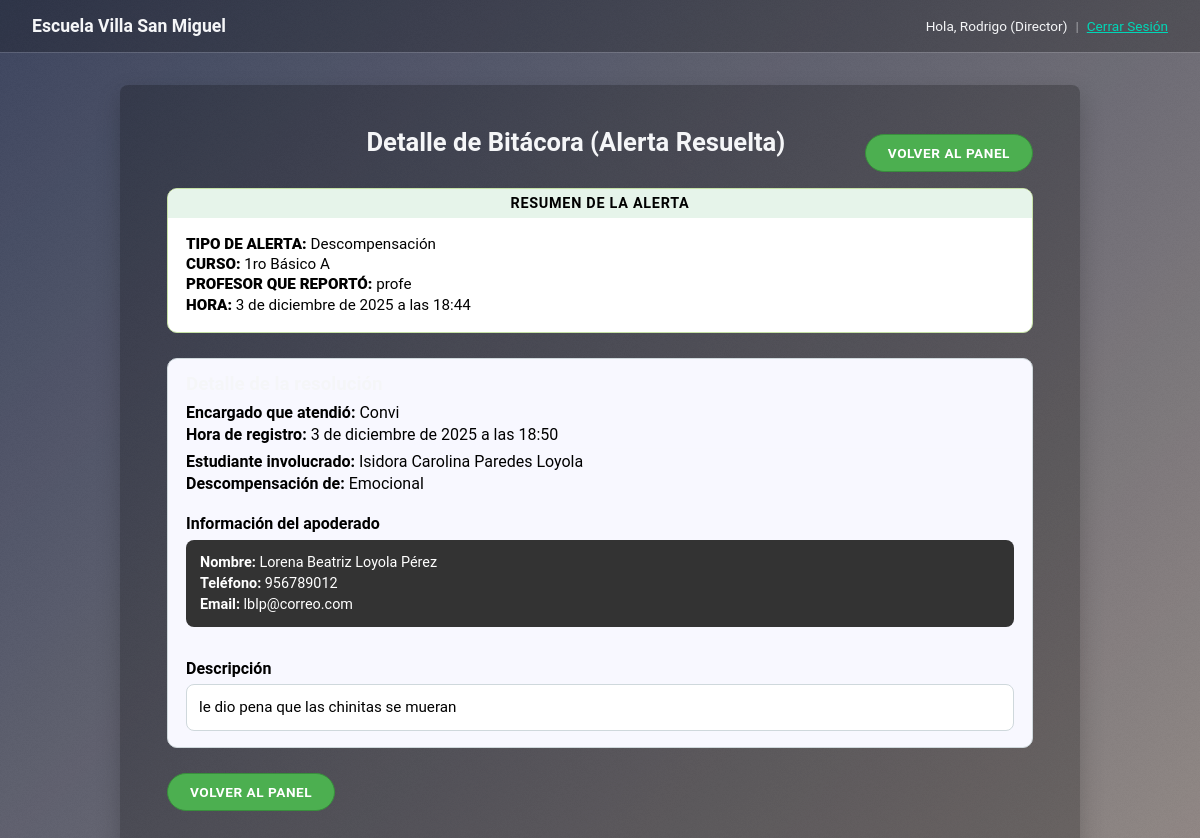
The app's page /alerta/70/bitacora/ (signed in) with its own data.
### core/models.py (models this page shows, shortened)
class Perfil(models.Model):
    ROLES = [
        ('profesor', 'Profesor'),
        ('convivencia', 'Convivencia Escolar'),
        ('utp', 'UTP'),
        ('inspectoria', 'Inspectoría General'),
        ('director', 'Director'),
    ]
    usuario = models.OneToOneField(User, on_delete=models.CASCADE)
    rol = models.CharField(max_length=20, choices=ROLES)
    rut = models.CharField(max_length=12, unique=True, null=True, blank=True, verbose_name="RUT (sin puntos, con guión)")

class BitacoraIncidente(models.Model):
    SUBTIPO = [
        ('emocional', 'Emocional'),
        ('convivencia', 'Convivencia'),
    ]
    alerta_asociada = models.OneToOneField(Alerta, on_delete=models.CASCADE)
    estudiante = models.ForeignKey(Estudiante, on_delete=models.SET_NULL, null=True, blank=True)
    subtipo_descompensacion = models.CharField(
        max_length=20,
        choices=SUBTIPO,
        null=True,
        blank=True,
        verbose_name="Subtipo de Descompensación"
    )
    descripcion_suceso = models.TextField(verbose_name="Descripción de lo sucedido")
    hora_registro = models.DateTimeField(auto_now_add=True)

class Alerta(models.Model):
    TIPO_ALERTA = [
        ('descompensacion', 'Descompensación'),
        ('tecnico', 'Apoyo Técnico'),
        ('disciplinario', 'Disciplinario'),
        ('salud', 'Salud'),
        ('sos', 'SOS'),
        ('asistencia', 'Asistencia menor al 85%'),
    ]
    ESTADO_ALERTA = [
        ('pendiente', 'Pendiente'),
        ('en_curso', 'En Curso'),
        ('resuelta', 'Resuelta'),
    ]
    creada_por = models.ForeignKey(User, on_delete=models.SET_NULL, null=True, blank=True, related_name="alertas_creadas")
    tiempo_creacion = models.DateTimeField(auto_now_add=True)
    tipo = models.CharField(max_length=20, choices=TIPO_ALERTA)
    estado = models.CharField(max_length=15, choices=ESTADO_ALERTA, default='pendiente')
    curso = models.ForeignKey(Curso, on_delete=models.PROTECT, null=True)
    estudiante_implicado = models.ForeignKey(Estudiante, on_delete=models.SET_NULL, null=True, blank=True)
    atendida_por = models.ForeignKey(User, on_delete=models.SET_NULL, null=True, blank=True, related_name="alertas_atendidas")
    descripcion_profesor = models.TextField(blank=True, null=True, verbose_name="Descripción del profesor")
    tiempo_aceptacion = models.DateTimeField(null=True, blank=True)

class Curso(models.Model):
    nombre = models.CharField(max_length=100)
    profesores = models.ManyToManyField(
        User,
        related_name="cursos",
        blank=True,
        limit_choices_to={'perfil__rol': 'profesor'}
    )

class Estudiante(models.Model):
    nombres = models.CharField(max_length=255)
    apellidos = models.CharField(max_length=255)
    rut = models.CharField(max_length=12, unique=True)
    curso = models.ForeignKey(Curso, on_delete=models.PROTECT, related_name="estudiantes")
    nombre_apoderado = models.CharField(max_length=255, blank=True, null=True)
    telefono_apoderado = models.CharField(max_length=15, blank=True, null=True)
    email_apoderado = models.EmailField(blank=True, null=True)
    @property
    def nombre_completo(self):
        return f"{self.nombres} {self.apellidos}"

### core/views.py (the view)
# urls.py: path('alerta/<int:alerta_id>/bitacora/', views.ver_bitacora, name='ver_bitacora'),
@login_required
def ver_bitacora(request, alerta_id):
    bitacora = get_object_or_404(BitacoraIncidente, alerta_asociada_id=alerta_id)
    rol = request.user.perfil.rol
    tipo_alerta = bitacora.alerta_asociada.tipo
    usuario_autorizado = False
    if rol == 'convivencia' and tipo_alerta == 'descompensacion':
        usuario_autorizado = True
    elif rol == 'utp' and tipo_alerta == 'tecnico':
        usuario_autorizado = True
    elif rol == 'inspectoria' and tipo_alerta in ['disciplinario', 'salud', 'sos']:
        usuario_autorizado = True
    elif rol == 'director':
        usuario_autorizado = True
    if not usuario_autorizado:
        return redirect('panel_gestion')
    context = {
        'bitacora': bitacora
    }
    return render(request, 'core/ver_bitacora.html', context)

### core/authentication.py (called while the page is built)
    def get_user(self, user_id):
        try:
            return User.objects.get(pk=user_id)
        except User.DoesNotExist:
            return None

### core/templates/core/ver_bitacora.html (shortened to what this page needs)
{% extends 'core/base.html' %}
{% block content %}
<div class="detalle-page">
  <div class="detalle-header">
    <h2 class="detalle-title">Detalle de Bitácora (Alerta Resuelta)</h2>
    <a href="{% url 'panel_gestion' %}" class="detalle-btn detalle-btn--secondary">
      Volver al panel
    </a>
  </div>
  <section class="alert-summary">
    <div class="alert-summary__header">
      RESUMEN DE LA ALERTA
    </div>
    <div class="alert-summary__body">
      <p><span class="summary-label">TIPO DE ALERTA:</span>
         <span class="summary-value">{{ bitacora.alerta_asociada.get_tipo_display }}</span></p>
      <p><span class="summary-label">CURSO:</span>
         <span class="summary-value">{{ bitacora.alerta_asociada.curso.nombre }}</span></p>
      <p><span class="summary-label">PROFESOR QUE REPORTÓ:</span>
         <span class="summary-value">{{ bitacora.alerta_asociada.creada_por.username|default:"Sistema" }}</span></p>
      <p><span class="summary-label">HORA:</span>
         <span class="summary-value">{{ bitacora.alerta_asociada.tiempo_creacion }}</span></p>
    </div>
  </section>
  <section class="detalle-card">
    <h3>Detalle de la resolución</h3>
    <p><strong>Encargado que atendió:</strong> {{ bitacora.alerta_asociada.atendida_por.username }}</p>
    <p><strong>Hora de registro:</strong> {{ bitacora.hora_registro }}</p>
    <hr>
    {% if bitacora.estudiante %}
      <p><strong>Estudiante involucrado:</strong> {{ bitacora.estudiante.nombre_completo }}</p>
      {% if bitacora.subtipo_descompensacion %}
        <p><strong>Descompensación de:</strong> {{ bitacora.get_subtipo_descompensacion_display }}</p>
      {% endif %}
      <h4>Información del apoderado</h4>
      <div class="apoderado-box">
        <p><strong>Nombre:</strong> {{ bitacora.estudiante.nombre_apoderado|default:"No informado" }}</p>
        <p><strong>Teléfono:</strong> {{ bitacora.estudiante.telefono_apoderado|default:"No informado" }}</p>
        <p><strong>Email:</strong> {{ bitacora.estudiante.email_apoderado|default:"No informado" }}</p>
      </div>
    {% else %}
      <p><strong>Estudiante involucrado:</strong> N/A (Alerta de Apoyo Técnico)</p>
    {% endif %}
    <hr>
    <h4>Descripción</h4>
    <div class="desc-box">
      <p>{{ bitacora.descripcion_suceso|linebreaks }}</p>
    </div>
  </section>
  <div class="detalle-actions">
    <a href="{% url 'panel_gestion' %}" class="detalle-btn detalle-btn--secondary">
      Volver al panel
    </a>
  </div>
</div>
{% endblock %}

### core/templates/core/base.html (shortened to what this page needs)
<!DOCTYPE html>
{% load static %}
<html lang="es">
<head>
</head>
<body>
    <nav>
        <h1>Escuela Villa San Miguel</h1>
        <div class="nav-right">
        {% if user.is_authenticated %}
            <span>Hola, {{ user.first_name }} ({{ user.perfil.get_rol_display }})</span>
            <span class="nav-separator">|</span>
            <form action="{% url 'logout' %}" method="post">
                <button type="submit">
                    Cerrar Sesión
                </button>
            </form>
        {% else %}
            <a href="{% url 'login' %}?next={{ request.path }}">Iniciar Sesión</a>
        {% endif %}
        </div>
    </nav>
    <hr>
    <main>
        {% block content %}
        {% endblock %}
    </main>
</body>
</html>

### core/templates/core/ver_bitacora.html (style rules this page uses)
:root { --bg-dark: #424242; --accent-blue: #2196F3; --accent-green-soft: #e6f4ea; --accent-green-border: #c5e1a5; }
.detalle-page { max-width: 960px; margin: 0 auto 40px; padding: 10px 15px 30px; }
.detalle-header { display: flex; align-items: center; justify-content: space-between; gap: 1rem; margin-bottom: 10px; }
.detalle-title { flex: 1; text-align: center; font-size: 1.6rem; font-weight: 700; }
.detalle-btn { display: inline-block; padding: 10px 22px; border-radius: 999px; border: 1px solid #b0bec5; font-size: 0.85rem; font-weight: 700; text-transform: uppercase; letter-spacing: 0.04em; text-decoration: none; cursor: pointer; transition: all 0.25s ease; }
.detalle-btn--secondary { background: #4CAF50; color: #ffffff; border-color: #388E3C; }
.alert-summary { border-radius: 10px; overflow: hidden; border: 1px solid var(--accent-green-border); background: #ffffff; margin-bottom: 25px; color: #000000; }
.alert-summary__header { background: var(--accent-green-soft); text-align: center; font-weight: 700; text-transform: uppercase; padding: 6px 10px; letter-spacing: 0.05em; font-size: 0.9rem; }
.alert-summary__body { padding: 14px 18px 16px; }
.alert-summary__body p { margin: 0.15rem 0; font-size: 0.95rem; }
.summary-label { font-weight: 800; }
.summary-value { font-weight: 400; }
.detalle-card { border-radius: 10px; border: 1px solid #cfd8dc; background: #f8f8ff; padding: 14px 18px 16px; margin-bottom: 25px; color: #000000; }
.detalle-card h3 { margin-top: 0; margin-bottom: 0.5rem; }
.detalle-card h4 { margin-bottom: 0.4rem; }
.detalle-card p { margin: 0.2rem 0; }
.apoderado-box { margin-top: 6px; margin-bottom: 10px; padding: 10px 14px; border-radius: 8px; background: #333333; color: #ffffff; font-size: 0.9rem; }
.apoderado-box p { margin: 0.25rem 0; }
.desc-box { margin-top: 6px; border-radius: 8px; background: #ffffff; border: 1px solid #cfd8dc; padding: 10px 12px; font-size: 0.95rem; color: #000000; }
.detalle-actions { margin-top: 10px; text-align: left; }

### records on screen
BitacoraIncidente: alerta_asociada.tipo "Descompensación", alerta_asociada.curso.nombre "1ro Básico A", alerta_asociada.creada_por.username "profe", alerta_asociada.tiempo_creacion "3 de diciembre de 2025 a las 18:44", alerta_asociada.atendida_por.username "Convi", hora_registro "3 de diciembre de 2025 a las 18:50", estudiante.nombre_completo "Isidora Carolina Paredes Loyola", subtipo_descompensacion "Emocional", estudiante.nombre_apoderado "Lorena Beatriz Loyola Pérez", estudiante.telefono_apoderado "956789012", estudiante.email_apoderado "lblp@correo.com", descripcion_suceso "le dio pena que las chinitas se mueran"

### other values on screen
{{ user.first_name }} "Rodrigo"
{{ user.perfil.get_rol_display }} "Director"
